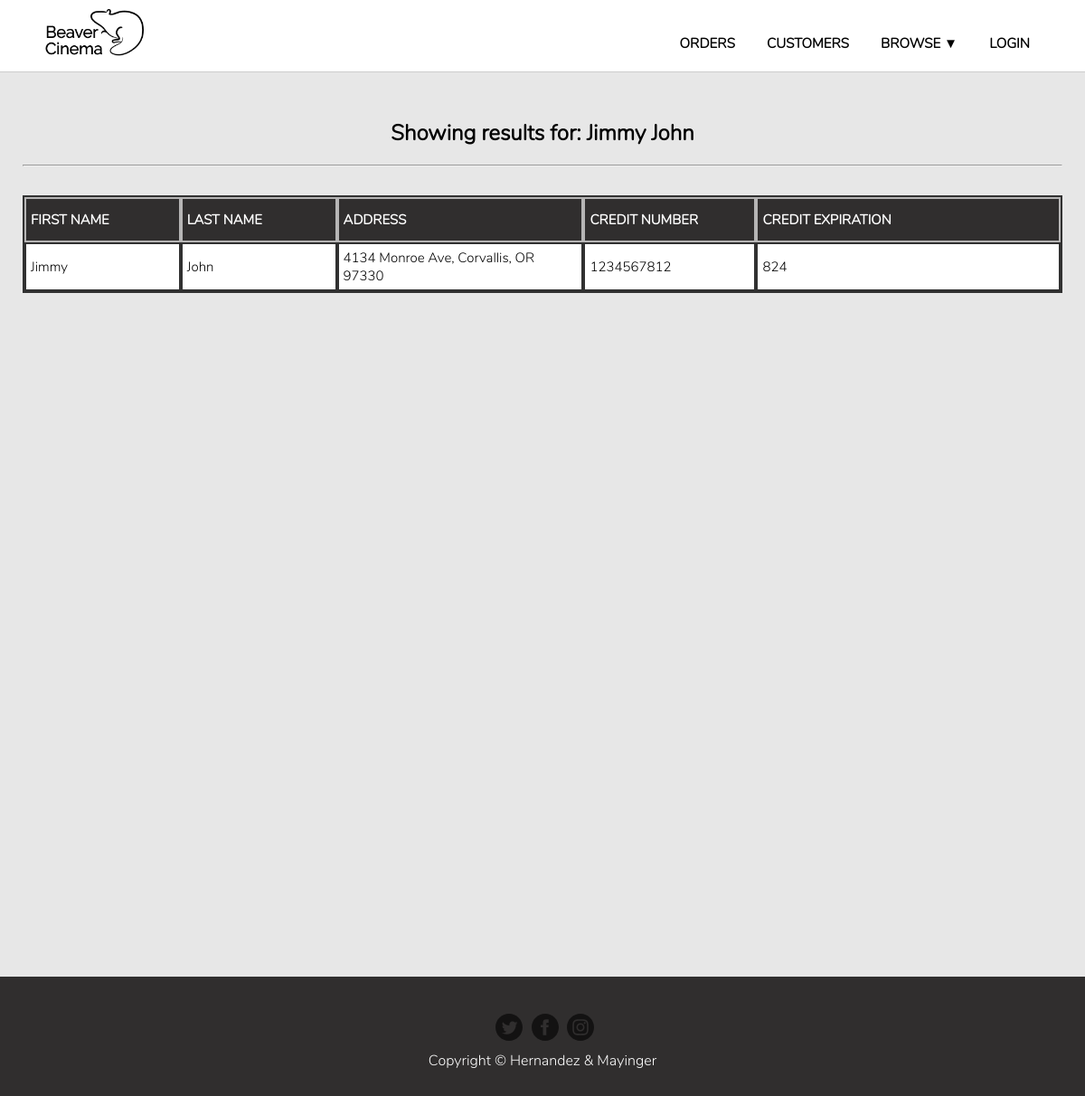
Before: /php/c_details.php?c_details=1 with the older database file.
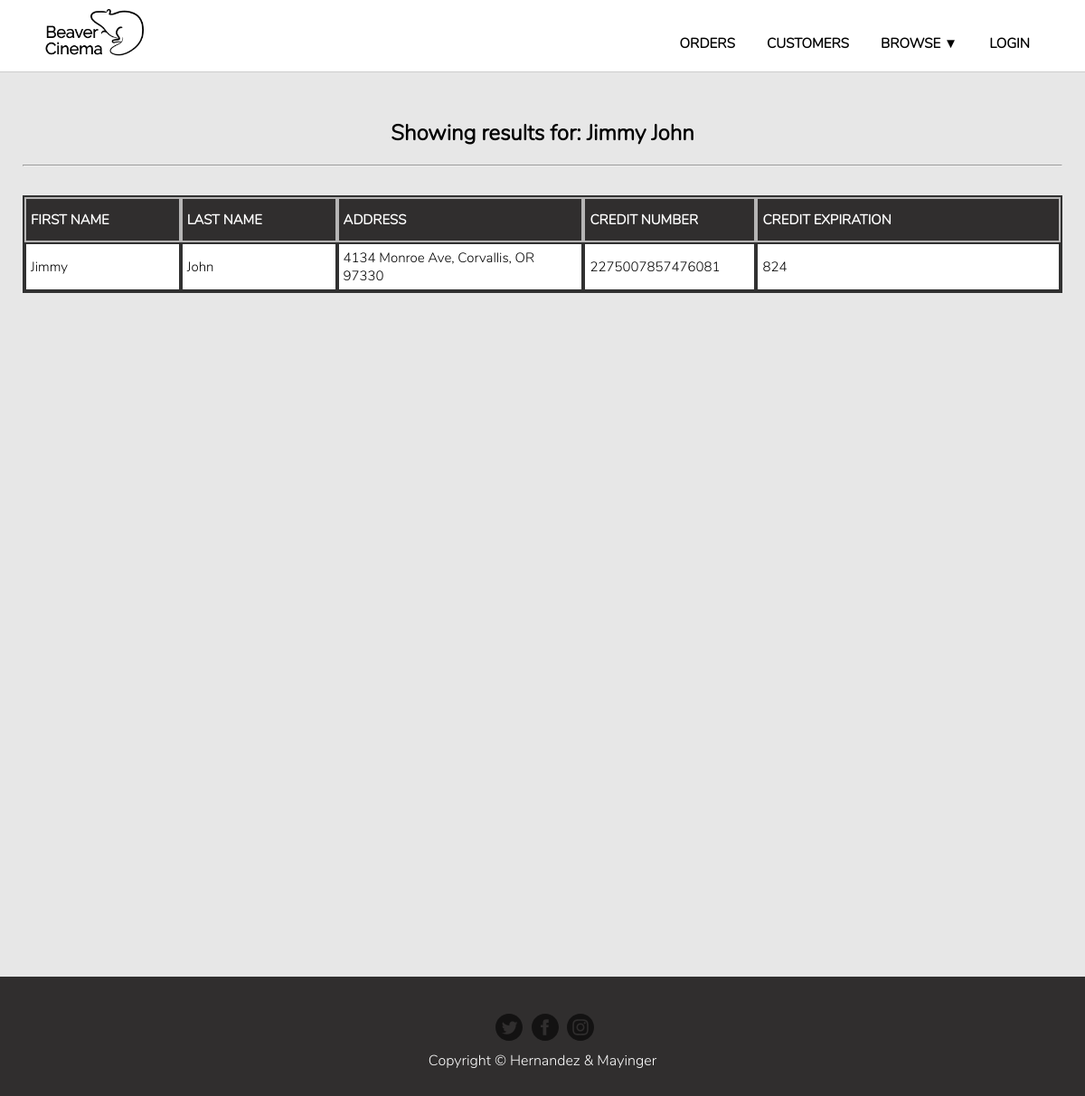
After: the same page with the newer database file.
### tables this page shows
CREATE TABLE `orders` (
	`order_id` int(11) unsigned NOT NULL AUTO_INCREMENT,
	`customer_id` int(11) unsigned,
	`credit_number` bigint(20) NOT NULL,
	`credit_exp` int(11) NOT NULL,
	`order_date` datetime NOT NULL,
	PRIMARY KEY (`order_id`),
	CONSTRAINT `fk_order_customer` FOREIGN KEY (`customer_id`) REFERENCES `customers` (`customer_id`) ON DELETE SET NULL
);

CREATE TABLE `customers` (
	`customer_id` int(11) unsigned NOT NULL AUTO_INCREMENT,
	`first_name` varchar(255) NOT NULL,
	`last_name` varchar(255) NOT NULL,
	`address` varchar(255) NOT NULL,
	`phone` varchar(255) DEFAULT NULL,
	`email` varchar(255) DEFAULT NULL,
	PRIMARY KEY (`customer_id`)
);

### php/database/action.php (called while the page is built, shortened)
<?php
	$conn = OpenCon();
	if(isset($_GET['c_details'])){
		$id = $_GET['c_details'];
		$result = $conn->query("SELECT first_name, last_name, address, credit_number, credit_exp FROM customers AS c
		INNER JOIN orders AS o ON o.customer_id=c.customer_id
		WHERE c.customer_id=$id") or die($conn->error);
		$row = $result->fetch_assoc();
		$vfirst = $row['first_name'];
		$vlast = $row['last_name'];
		$vaddress = $row['address'];
		$vcredit = $row['credit_number'];
		$vexp = $row['credit_exp'];
	}
?>

### php/c_details.php (the view, shortened to what this page needs)
<?php
include("database/action.php");
include("templates/header.php");	?>
		<div class="container grid">
			<div class="box title">
				<h2 class="title">Showing results for: <?= $vfirst . " " . $vlast; ?></h2>
				<hr>
			</div>
			<div class="box tbl-header">
				<table class="customer-table">
					<thead>
						<tr class="header-row">
							<th>First Name</th>
							<th>Last Name</th>
							<th>Address</th>
							<th>Credit Number</th>
							<th>Credit Expiration</th>
						</tr>
					</thead>
					<tbody>
						<tr>
							<td><?= $vfirst; ?></td>
							<td><?= $vlast; ?></td>
							<td><?= $vaddress; ?></td>
							<td><?= $vcredit; ?></td>
							<td><?= $vexp; ?></td>
						</tr>
					</tbody>
				</table>
			</div>
		</div>
	</div>
<?php include("templates/footer.php");	?>

Changed rows visible on the page:
changed orders "Jimmy": credit_number "1234567812" → "2275007857476081"
